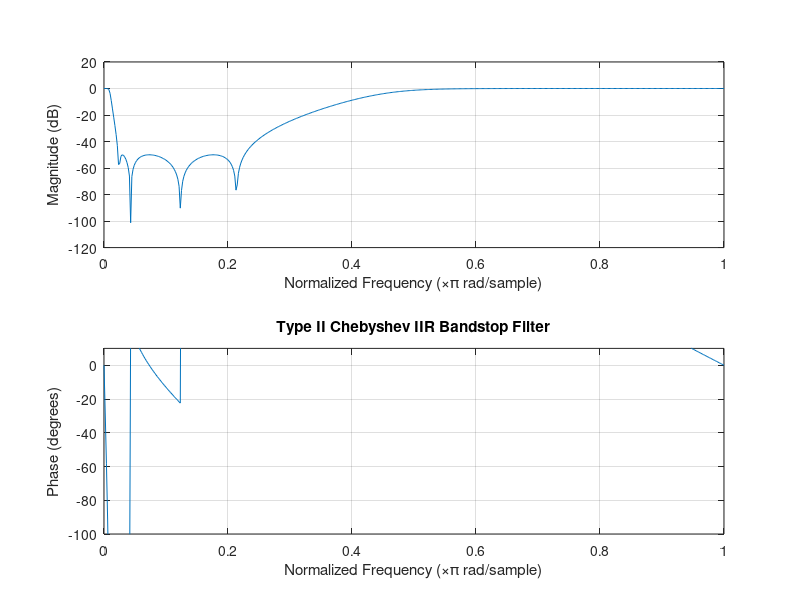

Write MATLAB code to recreate this figure.
% Um IIR Rejeita-Faixa, para passagem em f ≤ 500 e f ≥ 5000 Hz.
% Aproximação Chebyshev Tipo II
% Frequência de amostragem seja de fa = 44100 Hz.
% Plot da resposta em frequência em Magnitude (dB x frequência normalizada)
% e a resposta de fase (fase em radianos x frequência normalizada).

format long;
fc1 = 500;
fc2 = 5000;
fa = 44100;
wc = [(2*fc1)/fa (2*fc2)/fa];
[b, a] = cheby2(4,50,[wc(1) wc(2)],'stop');
figure(1);
freqz(b, a);
title('Type II Chebyshev IIR Bandstop Filter');
xlim([0 1]);
ylim([-100 10]);

